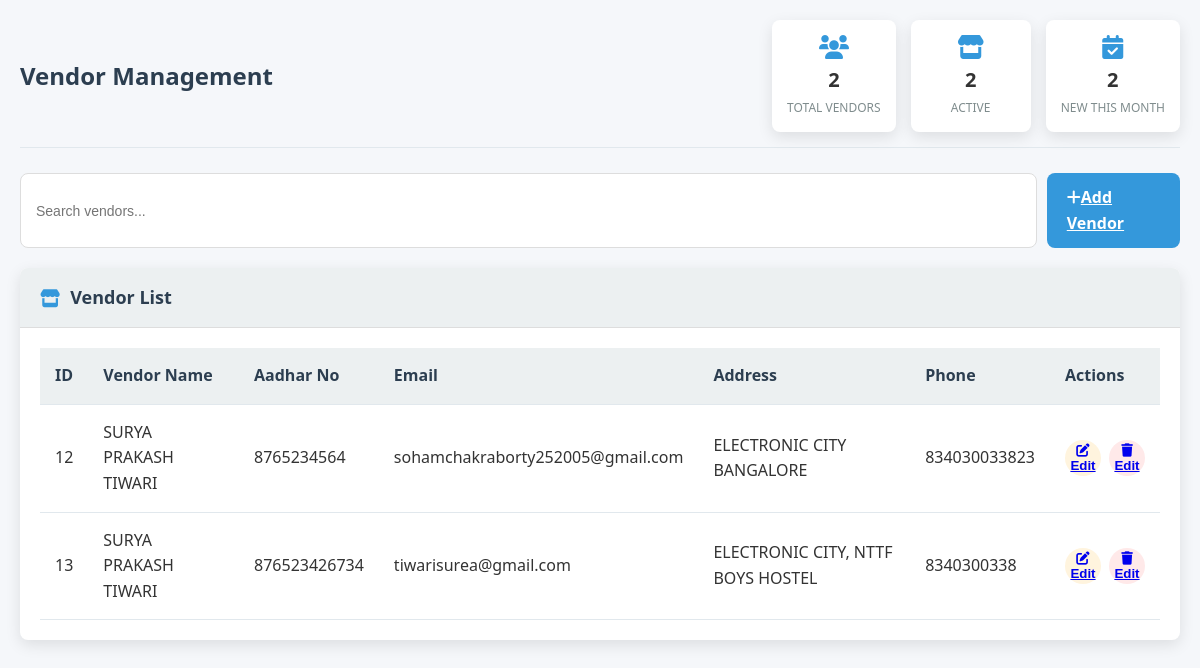
The page /php/vendor.php on the database as committed earlier.
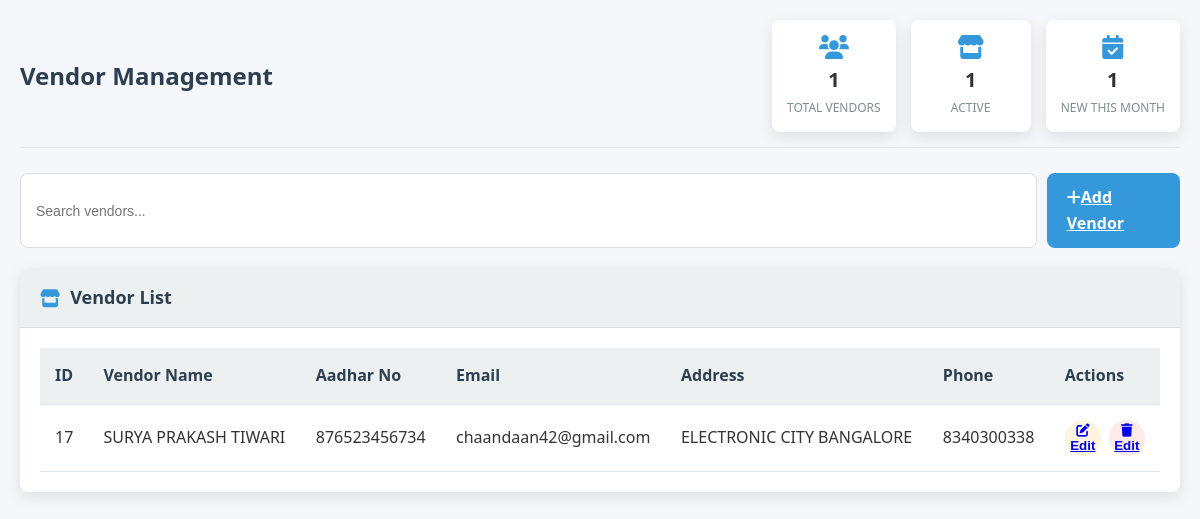
The same page on the database as committed later.
### tables this page shows
CREATE TABLE `vendor` (
  `ID` int(100) NOT NULL,
  `VEN_NAME` varchar(50) NOT NULL,
  `AADHAR_NO` varchar(12) NOT NULL,
  `EMAIL` varchar(50) NOT NULL,
  `ADDRESS` varchar(100) NOT NULL,
  `PHONE` varchar(12) NOT NULL
);

### php/vendor.php (the view, shortened to what this page needs)
<?php
$servername = "localhost";
$username = "root";
$password = "";
$dbname = "final";
$conn = new mysqli($servername, $username, $password, $dbname);
$result = $conn->query("SELECT * FROM vendor");
?>
<!DOCTYPE html>
<html lang="en">
<head>
    <link href="https://cdnjs.cloudflare.com/ajax/libs/font-awesome/6.0.0-beta3/css/all.min.css" rel="stylesheet">
</head>
<body>
    <div class="container">
        <div class="page-header">
            <h1 class="page-title">Vendor Management</h1>
            <div class="page-stats">
                <div class="stat-card">
                    <i class="fas fa-users"></i>
                    <div class="stat-value"><?php echo $result->num_rows; ?></div>
                    <div class="stat-label">Total Vendors</div>
                </div>
                <div class="stat-card">
                    <i class="fas fa-store"></i>
                    <div class="stat-value"><?php echo $result->num_rows; ?></div>
                    <div class="stat-label">Active</div>
                </div>
                <div class="stat-card">
                    <i class="fas fa-calendar-check"></i>
                    <div class="stat-value"><?php echo $result->num_rows; ?></div>
                    <div class="stat-label">New This Month</div>
                </div>
            </div>
        </div>
        <div class="search-bar">
            <input type="text" id="searchInput" class="form-control search-input" placeholder="Search vendors...">
            <a href="add_vendor.php" class="btn btn-primary"><i class="fas fa-plus"></i>Add Vendor</a>
        </div>
        <div class="card">
            <div class="card-header">
                <h2 class="card-title">
                    <i class="fas fa-store"></i>
                    Vendor List
                </h2>
            </div>
            <div class="card-body">
                <div class="table-responsive">
                    <table class="data-table" id="vendorTable">
                        <thead>
                            <tr>
                                <th>ID</th>
                                <th>Vendor Name</th>
                                <th>Aadhar No</th>
                                <th>Email</th>
                                <th>Address</th>
                                <th>Phone</th>
                                <th>Actions</th>
                            </tr>
                        </thead>
                        <tbody>
                            <?php while ($row = $result->fetch_assoc()): ?>
                            <tr>
                                <td><?= $row["ID"] ?></td>
                                <td><?= $row["VEN_NAME"] ?></td>
                                <td><?= $row["AADHAR_NO"] ?></td>
                                <td><?= $row["EMAIL"] ?></td>
                                <td><?= $row["ADDRESS"] ?></td>
                                <td><?= $row["PHONE"] ?></td>
                                <td>
                                    <div class="action-buttons">
                                        <button class="btn-icon btn-edit" >
                                        <a href="edit_vendor.php?id=<?= $row['ID'] ?>" class="btn btn-sm btn-warning">
                                    <i class="fas fa-edit"></i> Edit
                                </a>
                                        </button>
                                        <button class="btn-icon btn-delete" >
                                        <a href="delete_vendor.php?id=<?= $row['ID'] ?>" class="btn btn-sm btn-warning">
                                    <i class="fas fa-trash"></i> Edit
                                </a>
                                        </button>
                                    </div>
                                </td>
                            </tr>
                            <?php endwhile; ?>
                        </tbody>
                    </table>
                </div>
            </div>
        </div>
    </div>
</body>
</html>

### php/vendor.php (style rules this page uses)
:root { --primary-color: #3498db; --secondary-color: #2980b9; --success-color: #2ecc71; --warning-color: #f39c12; --danger-color: #e74c3c; --dark-color: #2c3e50; --light-color: #ecf0f1; --text-color: #333; --border-radius: 8px; --box-shadow: 0 5px 15px rgba(0, 0, 0, 0.1); --transition: all 0.3s ease; }
* { margin: 0; padding: 0; box-sizing: border-box; }
body { font-family: 'Segoe UI', Tahoma, Geneva, Verdana, sans-serif; background-color: #f5f7fa; color: var(--text-color); line-height: 1.6; }
.container { padding: 20px; max-width: 1200px; margin: 0 auto; }
.page-header { display: flex; justify-content: space-between; align-items: center; margin-bottom: 25px; padding-bottom: 15px; border-bottom: 1px solid #e1e8ed; }
.page-title { font-size: 24px; font-weight: 600; color: var(--dark-color); }
.page-stats { display: flex; gap: 15px; }
.stat-card { background-color: white; padding: 15px; border-radius: var(--border-radius); box-shadow: var(--box-shadow); min-width: 120px; text-align: center; }
.stat-card i { display: block; font-size: 24px; margin-bottom: 5px; color: var(--primary-color); }
.stat-card .stat-value { font-size: 20px; font-weight: bold; margin-bottom: 2px; }
.stat-card .stat-label { font-size: 12px; color: #7f8c8d; text-transform: uppercase; }
.card { background: white; border-radius: var(--border-radius); box-shadow: var(--box-shadow); margin-bottom: 25px; overflow: hidden; }
.card-header { padding: 15px 20px; background: var(--light-color); border-bottom: 1px solid #ddd; display: flex; justify-content: space-between; align-items: center; }
.card-title { font-size: 18px; font-weight: 600; color: var(--dark-color); display: flex; align-items: center; }
.card-title i { margin-right: 10px; color: var(--primary-color); }
.card-body { padding: 20px; }
.form-control { width: 100%; padding: 12px 15px; border: 1px solid #ddd; border-radius: var(--border-radius); font-size: 14px; transition: var(--transition); }
.btn { padding: 12px 20px; border: none; border-radius: var(--border-radius); cursor: pointer; font-weight: 600; transition: var(--transition); }
.btn-primary { background-color: var(--primary-color); color: white; }
.table-responsive { overflow-x: auto; }
.data-table { width: 100%; border-collapse: collapse; border-spacing: 0; background-color: white; }
.data-table th, .data-table td { padding: 15px; text-align: left; border-bottom: 1px solid #e1e8ed; }
.data-table th { background-color: var(--light-color); font-weight: 600; color: var(--dark-color); }
.data-table td:last-child { text-align: center; }
.action-buttons { display: flex; gap: 8px; justify-content: center; }
.btn-icon { width: 36px; height: 36px; display: inline-flex; align-items: center; justify-content: center; border-radius: 50%; border: none; cursor: pointer; transition: var(--transition); }
.btn-edit { background-color: #fff4de; color: var(--warning-color); }
.btn-delete { background-color: #ffe9e9; color: var(--danger-color); }
.search-bar { display: flex; gap: 10px; margin-bottom: 20px; }
.search-input { flex-grow: 1; }

Rows that differ between the two databases and show on the page:
removed vendor: ID "12", VEN_NAME "SURYA PRAKASH TIWARI", AADHAR_NO "8765234564", EMAIL "sohamchakraborty252005@gmail.com", ADDRESS "ELECTRONIC CITY BANGALORE", PHONE "834030033823"
removed vendor: ID "13", VEN_NAME "SURYA PRAKASH TIWARI", AADHAR_NO "876523426734", EMAIL "tiwarisurea@gmail.com", ADDRESS "ELECTRONIC CITY, NTTF BOYS HOSTEL", PHONE "8340300338"
added vendor: ID "17", VEN_NAME "SURYA PRAKASH TIWARI", AADHAR_NO "876523456734", EMAIL "chaandaan42@gmail.com", ADDRESS "ELECTRONIC CITY BANGALORE", PHONE "8340300338"
Other text that changed with them:
$result->num_rows: "2" → "1"
